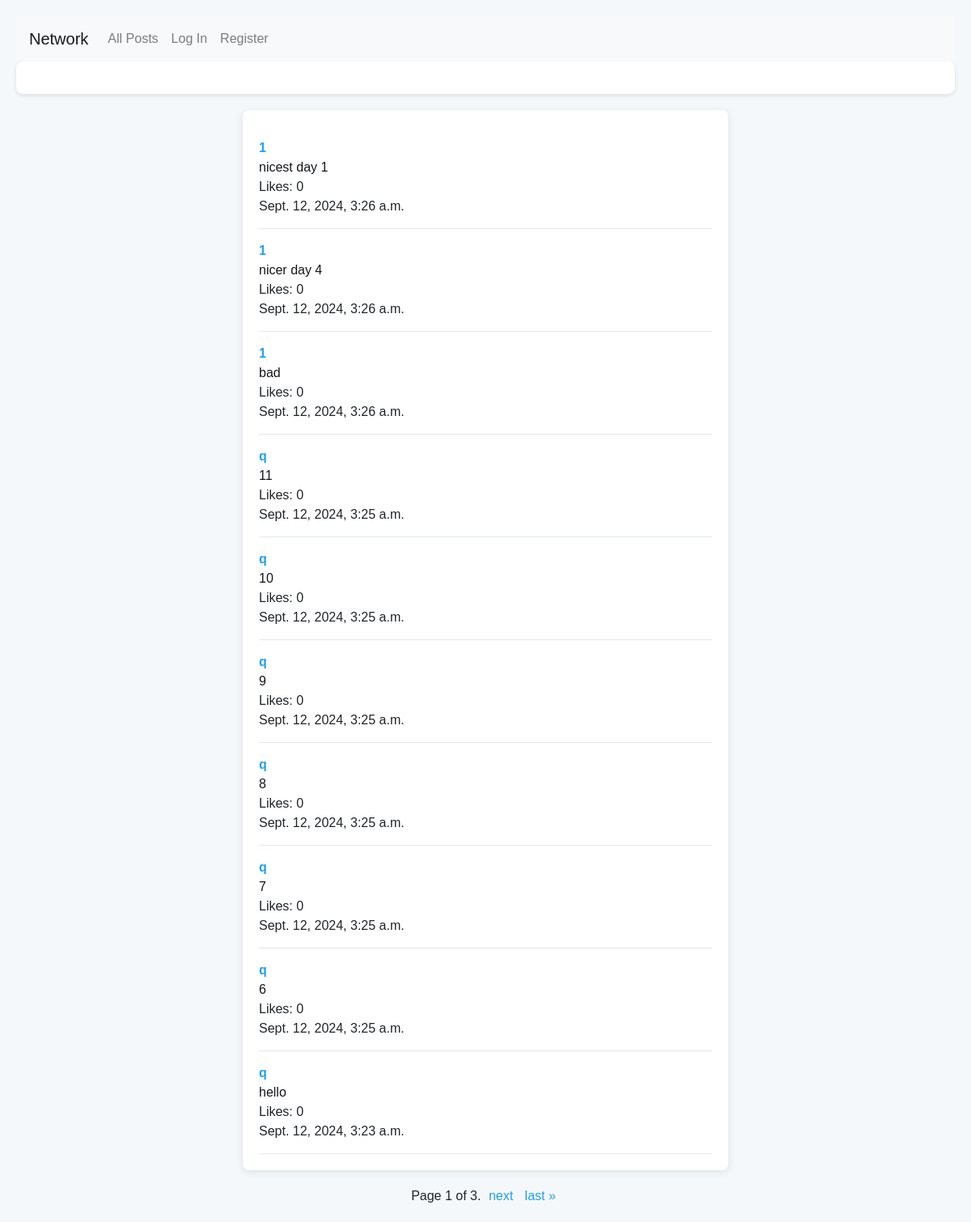
/, run on an earlier commit of the app's database.
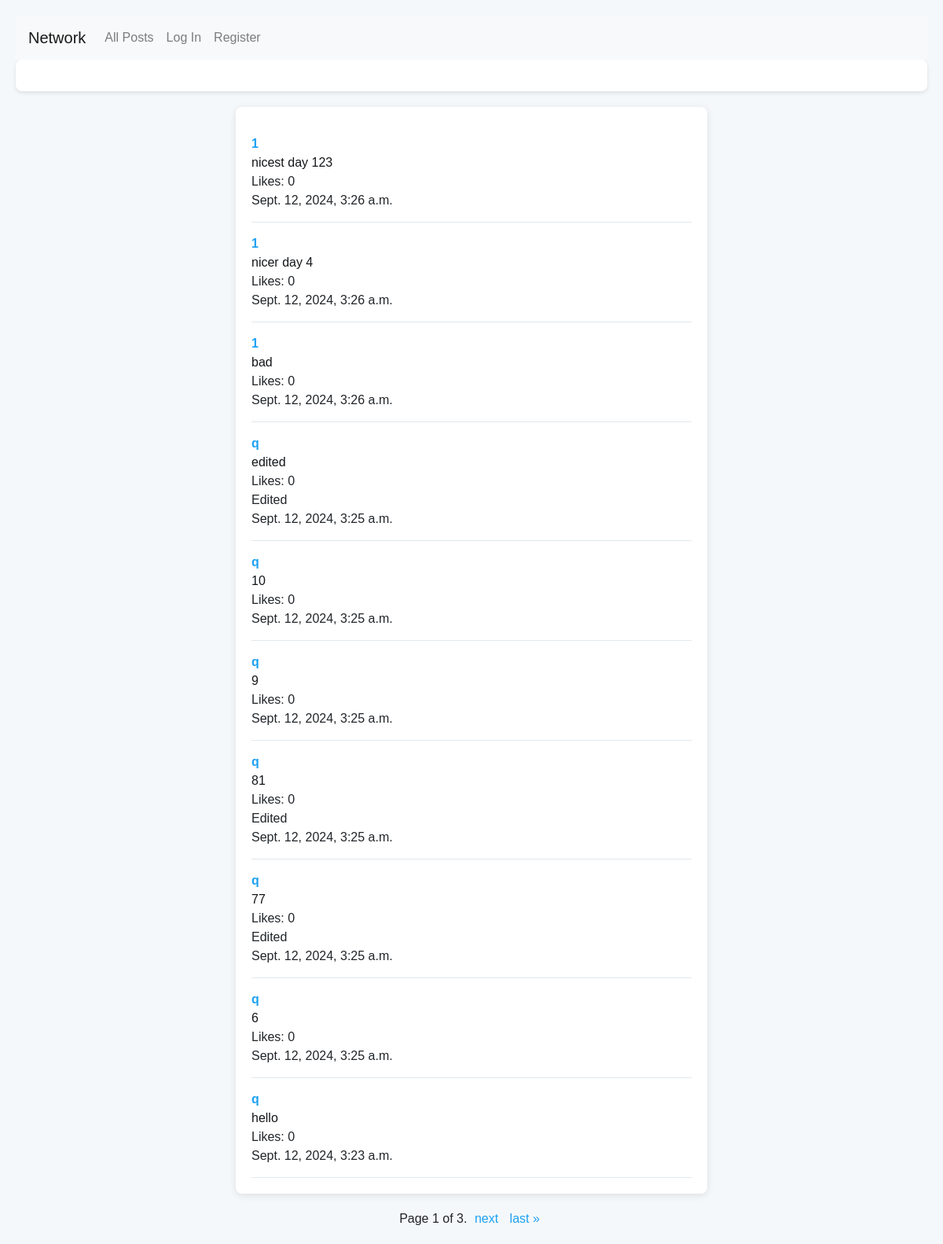
And on a later commit of the database.
### network/models.py (models this page shows, shortened)
class Post(models.Model):
    user = models.ForeignKey("User", on_delete=models.CASCADE, related_name="poster")
    body = models.TextField(blank=True)
    timestamp = models.DateTimeField(auto_now_add=True)
    edited = models.BooleanField(default=False)
    likeUser = models.TextField(blank=True)
    likeCount = models.PositiveIntegerField(default=0)

class User(AbstractUser):
    followers = models.TextField(blank=True)
    following = models.TextField(blank=True)

### network/views.py (the view)
# urls.py: path("", views.index, name="index"),
def index(request):
    posts = Post.objects.all().order_by("-timestamp")
    p = Paginator(posts, 10)
    page_number = request.GET.get('page')
    page_obj = p.get_page(page_number)
    liked_posts = set()
    if request.user.is_authenticated:
        currentUser = get_object_or_404(User, username=request.user.username)
        for post in posts:
            if currentUser.username in post.likeUser.split(','):
                liked_posts.add(post.id)
    else:
        currentUser = None
    return render(request, "network/index.html",{
        "page_obj": page_obj,
        "currentUser": currentUser,
        "liked_posts": liked_posts,
        "posts": posts
    })

### network/templates/network/index.html (shortened to what this page needs)
{% extends "network/layout.html" %}
{% load static %}
{% block body %}
    <div class="submit">
    </div>
    <div id="posts">
    {% for post in page_obj %}
    <div class="post" data-id="{{ post.id }}">
        <a class="userProfile" href="{% url 'profileView' post.user %}">{{ post.user }}</a>
        <div class="postBody">{{ post.body }}</div>
        <div class="likeCount">
            <div id="like">Likes: {{post.likeCount}}</div>
        </div>
        {% if post.edited %}
            <div id="edit">Edited</div>
        {% endif %}
        <div>{{ post.timestamp }}</div>
    </div>
{% endfor %}
    </div>
    <div class="pagination">
        <span class="step-links">
            <span class="current">
                Page {{ page_obj.number }} of {{ page_obj.paginator.num_pages }}.
            </span>
            {% if page_obj.has_next %}
                <a href="?page={{ page_obj.next_page_number }}">next</a>
                <a href="?page={{ page_obj.paginator.num_pages }}">last &raquo;</a>
            {% endif %}
        </span>
    </div>
{% endblock %}

### network/templates/network/layout.html (shortened to what this page needs)
{% load static %}
<!DOCTYPE html>
<html lang="en">
    <head>
        <link rel="stylesheet" href="https://stackpath.bootstrapcdn.com/bootstrap/4.4.1/css/bootstrap.min.css">
        <link href="{% static 'network/styles.css' %}" rel="stylesheet">
    </head>
    <body>
        <nav class="navbar navbar-expand-lg navbar-light bg-light">
            <a class="navbar-brand" href="#">Network</a>
            <div>
              <ul class="navbar-nav mr-auto">
                <li class="nav-item">
                  <a id="allPosts" class="nav-link" href="{% url 'index' %}">All Posts</a>
                </li>
                {% if user.is_authenticated %}
                    <li class="nav-item">
                        <a class="nav-link" href="{% url 'followPage'%}">Following</a>
                    </li>
                    <li class="nav-item">
                        <a class="nav-link" href="{% url 'logout' %}">Log Out</a>
                    </li>
                {% else %}
                    <li class="nav-item">
                        <a class="nav-link" href="{% url 'login' %}">Log In</a>
                    </li>
                    <li class="nav-item">
                        <a class="nav-link" href="{% url 'register' %}">Register</a>
                    </li>
                {% endif %}
              </ul>
            </div>
          </nav>
        <div class="body">
            {% block body %}
            {% endblock %}
        </div>
    </body>
</html>

### network/static/network/styles.css (style rules this page uses)
body { font-family: Arial, sans-serif; background-color: #f5f8fa; margin: 0; padding: 20px; }
#posts { max-width: 600px; margin: auto; background: white; border-radius: 8px; box-shadow: 0 2px 10px rgba(0, 0, 0, 0.1); padding: 20px; }
.post { border-bottom: 1px solid #e1e8ed; padding: 15px 0; }
.postBody { font-size: 16px; color: #14171a; }
.userProfile { font-weight: bold; color: #1da1f2; text-decoration: none; }
.likeCount { display: flex; justify-content: space-between; align-items: center; }
.pagination { display: flex; justify-content: center; margin-top: 20px; }
.step-links a { margin: 0 5px; color: #1da1f2; text-decoration: none; }
.submit { background-color: #ffffff; border-radius: 8px; padding: 20px; box-shadow: 0 2px 5px rgba(0, 0, 0, 0.1); margin-bottom: 20px; }

What changed in the data, as far as the page shows it:
changed Post: body "nicest day 1" → "nicest day 123"
changed Post: body "11" → "edited"; now shows "Edited"
changed Post (number 7 of 10 on the later page): body "8" → "81"; now shows "Edited"
changed Post (number 8 of 10 on the later page): body "7" → "77"; now shows "Edited"
